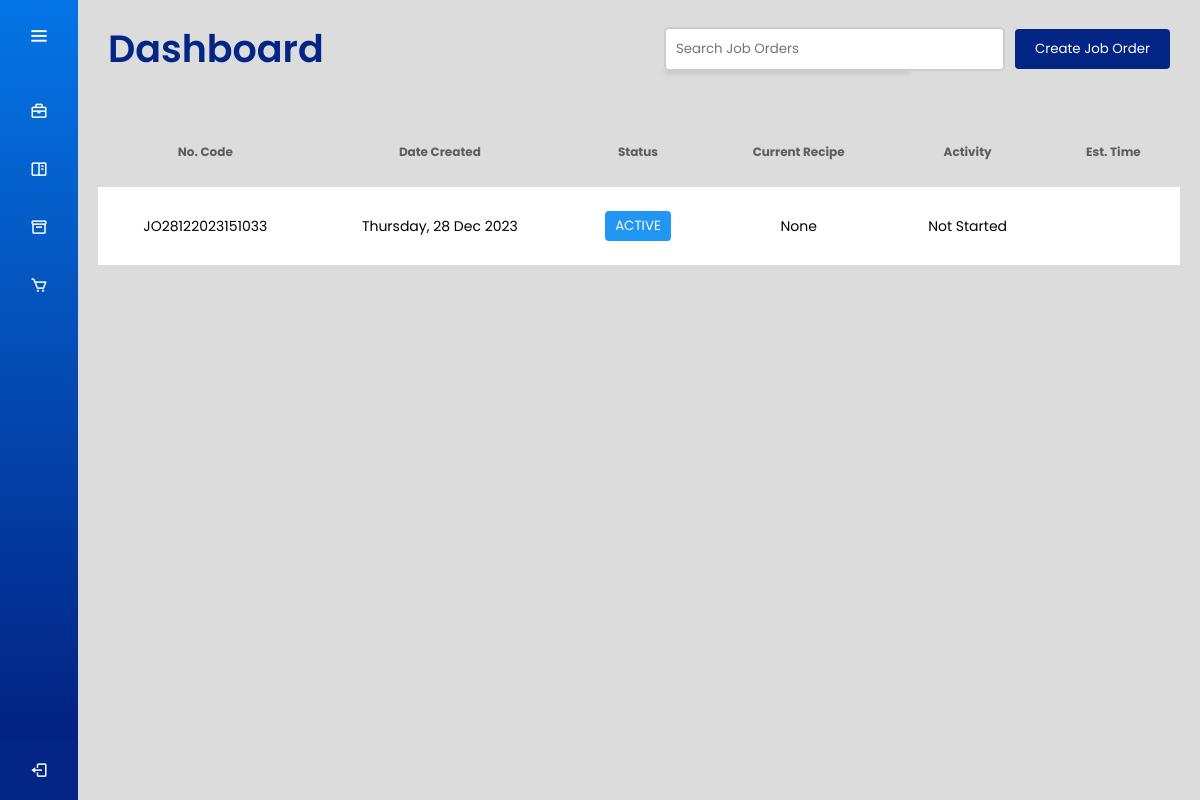
The page /dashboard/ (signed in) on the database its author committed.
### joborders/models.py (models this page shows, shortened)
class JobOrder(models.Model):
    jobOrderId = models.CharField(max_length=50, unique=True)
    jobOrderCreatedDate = models.DateTimeField()
    jobOrderStatus = models.CharField(max_length=50)
    userId = models.ForeignKey(User, on_delete=models.CASCADE)

### users/views.py (the view, shortened to what this page needs)
# urls.py: path('dashboard/', views.worker_dashboard_view, name='worker_dashboard'),
@login_required
def worker_dashboard_view(request):
    malaysian_tz = pytz.timezone('Asia/Kuala_Lumpur')
    now = timezone.now().astimezone(malaysian_tz)
    job_orders_list = []
    job_orders = JobOrder.objects.filter(
    jobOrderStatus__in=['ACTIVE']
).prefetch_related('recipes__activity_recipe')
    try:
        user_role = UserRole.objects.get(user=request.user).role
    except UserRole.DoesNotExist:
        user_role = None  # Or set a default role if appropriate
    for job_order in job_orders:
        earliest_activity = {
            'recipeName': 'None',
            'name': 'Not Started',
            'time': None
        }
        non_draft_recipes = job_order.recipes.filter(isDraft=False)
        if job_order.jobOrderStatus != "ACTIVE":
            earliest_activity['recipeName'] = ''
            earliest_activity['name'] = ''
            earliest_activity['time'] = ''
        job_data = {
            'jobOrderId': job_order.jobOrderId,
            'jobOrderCreatedDate': job_order.jobOrderCreatedDate,
            'jobOrderStatus': job_order.jobOrderStatus,
            'current_recipe_name': earliest_activity['recipeName'],
            'current_activity_name': earliest_activity['name'],
            'current_activity_time': earliest_activity['time'],
        }
        job_orders_list.append(job_data)
    context = {
        'job_orders': job_orders_list,
        'user_role': user_role,
    }
    return render(request, 'worker_dashboard.html', context)

### users/context_processors.py (called while the page is built)
def user_role_context(request):
    user = request.user
    if user.is_authenticated:
        try:
            user_role = UserRole.objects.get(user=user).get_role_display()
        except UserRole.DoesNotExist:
            user_role = None
    else:
        user_role = None
    return {
        'username': user.username if user.is_authenticated else 'Guest',
        'user_role': user_role
    }

### users/templates/worker_dashboard.html (shortened to what this page needs)
<!DOCTYPE html>
<html lang="en" dir="ltr">
  <head>
    {% load static %}
    <link rel="stylesheet" href="{% static 'css/dash_style.css' %}">
    <link rel="stylesheet" href="{% static 'css/table_style.css' %}">
    <link href='https://unpkg.com/boxicons@2.0.7/css/boxicons.min.css' rel='stylesheet'>
   </head>
<body>
  {% include 'sidebar.html' %}
  <section class="home-section">
    {% include 'header.html' %}
    <div class="main-content">
      {% include 'dashboard_table.html' %}
    </div>
  </section>
</body>
</html>

### users/templates/dashboard_table.html (shortened to what this page needs)
<!DOCTYPE html>
<html lang="en" dir="ltr">
<head>
</head>
<body>
    <table id="dashboard-table">
        <thead>
            <tr>
                <th>No. Code</th>
                <th>Date Created</th>
                <th>Status</th>
                <th>Current Recipe</th>
                <th>Activity</th>
                <th>Est. Time</th>
            </tr>
        </thead>
        <tbody>
            {% for job in job_orders %}
                <tr id="job_order_row_{{ job.jobOrderId }}" class="clickable-row" data-job-order-id="{{ job.jobOrderId }}">
                    <td>{{ job.jobOrderId }}</td>
                    <td>{{ job.jobOrderCreatedDate|date:"l, d M Y" }}</td>
                    <td>
                        <button class="status-button status-{{ job.jobOrderStatus|lower }}">
                            {{ job.jobOrderStatus }}
                        </button>
                    </td>
                    <td>{{ job.current_recipe_name }}</td>
                    {% if job.jobOrderStatus == "ACTIVE" %}
                        <td>{{ job.current_activity_name }}</td>
                        <td>{{ job.current_activity_time|date:"l, d M Y H:i A" }}</td>
                    {% else %}
                        <td></td>
                        <td></td>
                    {% endif %}
                </tr>
            {% empty %}
                <tr>
                    <td colspan="6">No job orders found.</td>
                </tr>
            {% endfor %}
        </tbody>
    </table>
</body>
</html>

### static/css/dash_style.css (style rules this page uses)
* { margin: 0; padding: 0; box-sizing: border-box; font-family: "Poppins", sans-serif; }
.home-section { position: relative; background: #DCDCDC; min-height: 100vh; top: 0; left: 78px; width: calc(100% - 78px); transition: all 0.5s ease; z-index: 2; }
.home-section .main-content { padding: 20px; background-color: #DCDCDC; min-height: 300px; height: 100%; }

### static/css/table_style.css (style rules this page uses)
table { width: 100%; border-collapse: collapse; margin: 0; }
table thead { color: #5D5D5D; }
table th { padding: 26px; text-align: center; vertical-align: middle; font-size: 12px; font-weight: 700; }
table td { padding: 24px; text-align: center; vertical-align: middle; font-size: 14px; }
table tbody tr { padding: 10px; background-color: #ffffff; transition: background-color 0.3s; }
.status-button { padding: 5px 10px; border: none; border-radius: 4px; color: white; font-weight: 400; cursor: default; }
.status-active { background-color: #2196F3; }

### rows shown on the page
JobOrder: jobOrderId "JO28122023151033", jobOrderCreatedDate "Thursday, 28 Dec 2023", jobOrderStatus "ACTIVE"

### other values the page prints
{{ job.current_recipe_name }} "None"
{{ job.current_activity_name }} "Not Started"
